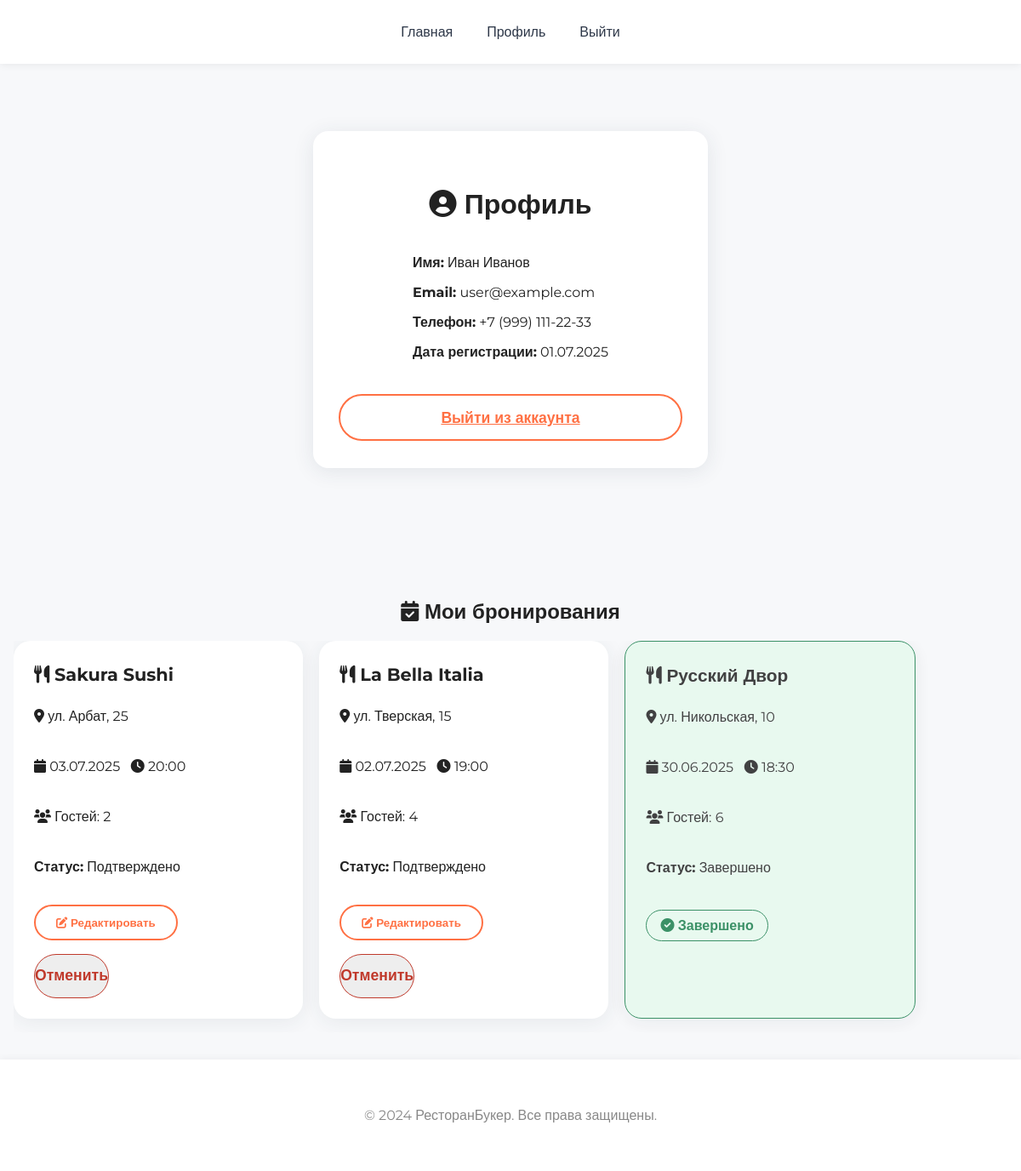
The app's page /profile.php (signed in) with its own data.
### tables this page shows
CREATE TABLE users (
    id INT AUTO_INCREMENT PRIMARY KEY,
    email VARCHAR(255) UNIQUE NOT NULL,
    password VARCHAR(255) NOT NULL,
    name VARCHAR(255) NOT NULL,
    phone VARCHAR(20),
    role ENUM('user', 'admin', 'restaurant_admin') DEFAULT 'user',
    created_at TIMESTAMP DEFAULT CURRENT_TIMESTAMP,
    updated_at TIMESTAMP DEFAULT CURRENT_TIMESTAMP ON UPDATE CURRENT_TIMESTAMP
);

CREATE TABLE bookings (
    id INT AUTO_INCREMENT PRIMARY KEY,
    user_id INT NOT NULL,
    restaurant_id INT NOT NULL,
    table_id INT,
    booking_date DATE NOT NULL,
    booking_time TIME NOT NULL,
    guests INT NOT NULL,
    special_requests TEXT,
    status ENUM('pending', 'confirmed', 'cancelled', 'completed') DEFAULT 'pending',
    created_at TIMESTAMP DEFAULT CURRENT_TIMESTAMP,
    updated_at TIMESTAMP DEFAULT CURRENT_TIMESTAMP ON UPDATE CURRENT_TIMESTAMP,
    FOREIGN KEY (user_id) REFERENCES users(id),
    FOREIGN KEY (restaurant_id) REFERENCES restaurants(id),
    FOREIGN KEY (table_id) REFERENCES tables(id)
);

CREATE TABLE restaurants (
    id INT AUTO_INCREMENT PRIMARY KEY,
    name VARCHAR(255) NOT NULL,
    description TEXT,
    address VARCHAR(500) NOT NULL,
    phone VARCHAR(20),
    email VARCHAR(255),
    website VARCHAR(255),
    cuisine_id INT,
    price_range ENUM('1', '2', '3', '4') DEFAULT '2',
    image VARCHAR(255),
    admin_id INT,
    is_active BOOLEAN DEFAULT TRUE,
    created_at TIMESTAMP DEFAULT CURRENT_TIMESTAMP,
    updated_at TIMESTAMP DEFAULT CURRENT_TIMESTAMP ON UPDATE CURRENT_TIMESTAMP,
    FOREIGN KEY (cuisine_id) REFERENCES cuisines(id),
    FOREIGN KEY (admin_id) REFERENCES users(id)
);

### includes/functions.php (called while the page is built, shortened)
<?php
require_once __DIR__ . '/../config/database.php';
function getUserById($id) {
    $sql = "SELECT * FROM users WHERE id = ?";
    $stmt = executeQuery($sql, [$id]);
    return $stmt->fetch();
}
function getUserBookings($userId) {
    $sql = "SELECT b.*, r.name as restaurant_name, r.address as restaurant_address
            FROM bookings b
            JOIN restaurants r ON b.restaurant_id = r.id
            WHERE b.user_id = ?
            ORDER BY b.booking_date DESC, b.booking_time DESC";
    $stmt = executeQuery($sql, [$userId]);
    return $stmt->fetchAll();
}
function formatDate($date) {
    return date('d.m.Y', strtotime($date));
}
function formatTime($time) {
    return date('H:i', strtotime($time));
}
function getBookingStatusText($status) {
    $statuses = [
        'confirmed' => 'Подтверждено',
        'pending' => 'Ожидает подтверждения',
        'cancelled' => 'Отменено',
        'completed' => 'Завершено'
    ];
    return $statuses[$status] ?? $status;
}

### config/database.php (called while the page is built, shortened)
<?php
try {
    $pdo = new PDO(
        "mysql:host=" . DB_HOST . ";dbname=" . DB_NAME . ";charset=utf8mb4",
        DB_USER,
        DB_PASS,
        [
            PDO::ATTR_ERRMODE => PDO::ERRMODE_EXCEPTION,
            PDO::ATTR_DEFAULT_FETCH_MODE => PDO::FETCH_ASSOC,
            PDO::ATTR_EMULATE_PREPARES => false
        ]
    );
} catch (PDOException $e) {
    die("Ошибка подключения к базе данных: " . $e->getMessage());
}
function executeQuery($sql, $params = []) {
    global $pdo;
    try {
        $stmt = $pdo->prepare($sql);
        $stmt->execute($params);
        return $stmt;
    } catch (PDOException $e) {
        die("Ошибка выполнения запроса: " . $e->getMessage());
    }
}

### public/profile.php (the view, shortened to what this page needs)
<?php
    require_once __DIR__ . '/../config/database.php';
    require_once __DIR__ . '/../includes/functions.php';
    $user = getUserById($_SESSION['user_id']);
    $bookings = getUserBookings($_SESSION['user_id']);
    usort($bookings, function($a, $b) {
        $a_active = ($a['status'] !== 'cancelled' && $a['status'] !== 'completed');
        $b_active = ($b['status'] !== 'cancelled' && $b['status'] !== 'completed');
        if ($a_active !== $b_active) return $a_active ? -1 : 1;
        $dateA = $a['booking_date'] . ' ' . $a['booking_time'];
        $dateB = $b['booking_date'] . ' ' . $b['booking_time'];
        return strcmp($dateB, $dateA);
    });
    include __DIR__ . '/../includes/header.php';
?>
<!DOCTYPE html>
<html lang="ru">
<head>
    <link rel="stylesheet" href="assets/css/style.css">
    <link rel="stylesheet" href="assets/css/header.css">
    <link rel="stylesheet" href="assets/css/footer.css">
    <link href="https://cdnjs.cloudflare.com/ajax/libs/font-awesome/6.0.0/css/all.min.css" rel="stylesheet">
</head>
<body>
    <main>
        <div class="container centered-auth">
            <div class="auth-form profile-form">
                <h2><i class="fas fa-user-circle"></i> Профиль</h2>
                <div class="profile-info">
                    <p><strong>Имя:</strong> <?= htmlspecialchars($user['name']) ?></p>
                    <p><strong>Email:</strong> <?= htmlspecialchars($user['email']) ?></p>
                    <?php if (!empty($user['phone'])): ?>
                        <p><strong>Телефон:</strong> <?= htmlspecialchars($user['phone']) ?></p>
                    <?php endif; ?>
                    <p><strong>Дата регистрации:</strong> <?= formatDate($user['created_at']) ?></p>
                </div>
                <a href="logout.php" class="btn btn-secondary btn-block" style="margin-top:1.5rem;">Выйти из аккаунта</a>
            </div>
        </div>
        <div class="container" style="margin-top:2rem;">
            <div class="profile-bookings">
                <h2 style="text-align:center;"><i class="fas fa-calendar-check"></i> Мои бронирования</h2>
                <?php if (empty($bookings)): ?>
                    <div class="no-results" style="margin:2rem 0;">У вас пока нет бронирований.</div>
                <?php else: ?>
                    <div class="bookings-scroll"><div class="bookings-list">
                        <?php foreach ($bookings as $booking): ?>
                            <?php
                                $is_cancelled = $booking['status'] === 'cancelled';
                                $is_completed = $booking['status'] === 'completed';
                                $card_class = 'modern-card';
                                if ($is_completed) $card_class .= ' booking-completed';
                            ?>
                            <div class="<?= $card_class ?> booking-scroll-card" style="max-width:400px;position:relative;">
                                <div class="restaurant-info" style="align-items:flex-start;text-align:left;">
                                    <h3><i class="fas fa-utensils"></i> <?= htmlspecialchars($booking['restaurant_name']) ?></h3>
                                    <p><i class="fas fa-map-marker-alt"></i> <?= htmlspecialchars($booking['restaurant_address']) ?></p>
                                    <p><i class="fas fa-calendar"></i> <?= formatDate($booking['booking_date']) ?> &nbsp; <i class="fas fa-clock"></i> <?= formatTime($booking['booking_time']) ?></p>
                                    <p><i class="fas fa-users"></i> Гостей: <?= (int)$booking['guests'] ?></p>
                                    <p><strong>Статус:</strong> <?= htmlspecialchars(getBookingStatusText($booking['status'])) ?></p>
                                    <?php if ($is_cancelled): ?>
                                        <div class="booking-status-label cancelled"><i class="fas fa-ban"></i> Отменено</div>
                                    <?php elseif ($is_completed): ?>
                                        <div class="booking-status-label completed"><i class="fas fa-check-circle"></i> Завершено</div>
                                    <?php else: ?>
                                        <button class="btn btn-secondary" style="margin-top:0.7rem;" onclick="openEditModal(<?= $booking['id'] ?>, '<?= $booking['booking_date'] ?>', '<?= $booking['booking_time'] ?>', <?= (int)$booking['guests'] ?>, `<?= htmlspecialchars($booking['special_requests'], ENT_QUOTES) ?>`)" type="button"><i class="fas fa-edit"></i> Редактировать</button>
                                        <form method="POST" action="profile.php" style="display:inline;">
                                            <button type="submit" class="btn btn-block btn-secondary" style="margin-top:0.5rem;background:#eee;color:#c0392b;border:1px solid #c0392b;">Отменить</button>
                                        </form>
                                    <?php endif; ?>
                                </div>
                            </div>
                        <?php endforeach; ?>
                    </div></div>
                <?php endif; ?>
            </div>
        </div>
    </main>
    <?php
    include __DIR__ . '/../includes/footer.php';
    ?>
</body>
</html>

### public/assets/css/style.css (style rules this page uses)
body { font-family: 'Montserrat', Arial, sans-serif; margin: 0; padding: 0; background: #f7f8fa; color: #222; }
.btn { padding: 0.7rem 1.5rem; border: none; border-radius: 30px; font-weight: 600; cursor: pointer; transition: background 0.2s, color 0.2s; }
.btn-secondary { background: #fff; color: #ff7043; border: 2px solid #ff7043; text-align: center; }
.modern-card { background: #fff; border-radius: 20px; box-shadow: 0 4px 24px rgba(44,62,80,0.08); overflow: hidden; width: 320px; display: flex; flex-direction: column; transition: transform 0.2s, box-shadow 0.2s; align-items: center; }
.restaurant-info { padding: 1.2rem 1.5rem 1.5rem 1.5rem; width: 100%; display: flex; flex-direction: column; align-items: center; text-align: center; gap: 0.5rem; }
.restaurant-info h3 { margin: 0.5rem 0 0.2rem 0; font-size: 1.3rem; font-weight: 700; }
.centered-auth { min-height: 80vh; display: flex; align-items: center; justify-content: center; }
.auth-form { background: #fff; border-radius: 18px; box-shadow: 0 4px 24px rgba(44,62,80,0.10); padding: 2.5rem 2rem 2rem 2rem; max-width: 400px; width: 100%; margin: 0 auto; display: flex; flex-direction: column; align-items: center; }
.auth-form h2 { margin-bottom: 1.5rem; font-size: 2rem; font-weight: 700; text-align: center; }
.btn-block { width: 100%; display: block; font-size: 1.1rem; padding: 0.9rem 0; margin-top: 0.5rem; border-radius: 30px; }
.booking-completed { background: #e6f9ed !important; opacity: 0.85; border: 1.5px solid #1a7f4d; position: relative; }
.booking-status-label { margin-top: 1rem; padding: 0.5rem 1rem; border-radius: 20px; font-weight: 600; display: inline-block; font-size: 1rem; }
.booking-status-label.completed { background: #e6f9ed; color: #1a7f4d; border: 1px solid #1a7f4d; }
.bookings-scroll { overflow-x: auto; padding-bottom: 1rem; margin-bottom: 1.5rem; -webkit-overflow-scrolling: touch; }
.bookings-list { display: flex; flex-direction: row; gap: 1.2rem; min-width: 100vw; width: max-content; }
.booking-scroll-card { display: inline-block; min-width: 340px; max-width: 400px; margin: 0; vertical-align: top; transition: box-shadow 0.2s, transform 0.2s; }
.container { margin-left: auto; margin-right: auto; margin-top: 2rem; margin-bottom: 2rem; max-width: 1200px; padding-left: 1rem; padding-right: 1rem; box-sizing: border-box; }

### records on screen
users: name "Иван Иванов", email "user@example.com", phone "+7 (999) 111-22-33", created_at "01.07.2025"
bookings: restaurant.name "Sakura Sushi", restaurant.address "ул. Арбат, 25", booking_date "03.07.2025", booking_time "20:00", guests "2", status "Подтверждено"
bookings: restaurant.name "La Bella Italia", restaurant.address "ул. Тверская, 15", booking_date "02.07.2025", booking_time "19:00", guests "4", status "Подтверждено"
bookings: restaurant.name "Русский Двор", restaurant.address "ул. Никольская, 10", booking_date "30.06.2025", booking_time "18:30", guests "6", status "Завершено"
